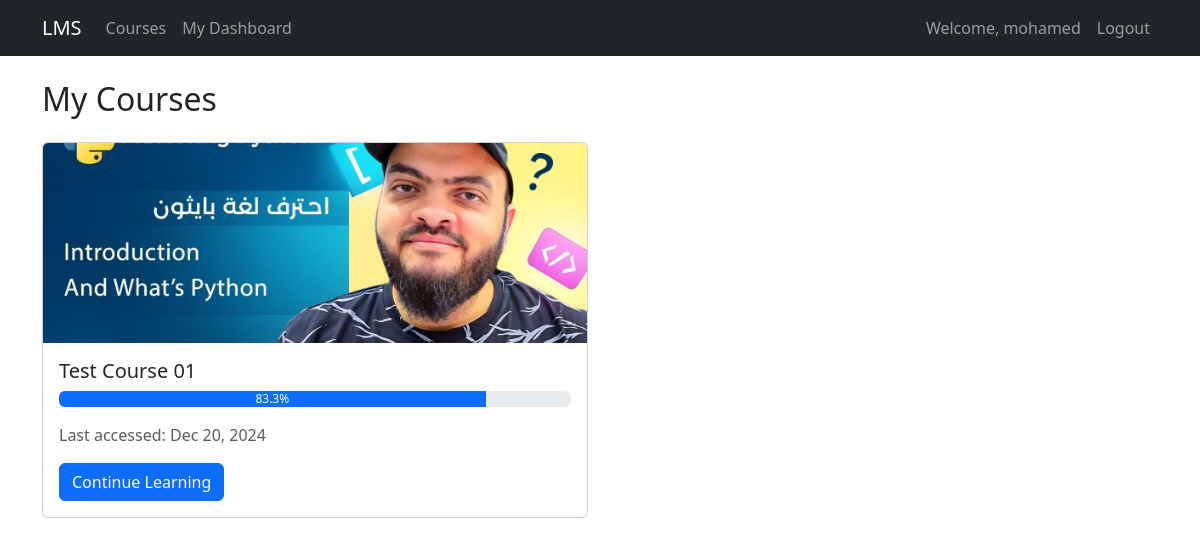
Page /dashboard/student/ (signed in) on the committed database.
### courses/models.py (models this page shows, shortened)
class Enrollment(models.Model):
    student = models.ForeignKey(User, on_delete=models.CASCADE, related_name='enrollments')
    course = models.ForeignKey(Course, on_delete=models.CASCADE, related_name='enrollments')
    date_enrolled = models.DateTimeField(auto_now_add=True)
    last_accessed = models.DateTimeField(auto_now=True)
    class Meta:
        unique_together = ['student', 'course']
    def get_progress_percentage(self):
        completed_lessons = LessonCompletion.objects.filter(
            enrollment=self,
            is_completed=True
        ).count()
        total_lessons = self.course.get_total_lessons()
        if total_lessons == 0:
            return 0
        return (completed_lessons / total_lessons) * 100

class Course(models.Model):
    title = models.CharField(max_length=200)
    description = RichTextField()
    image = models.ImageField(upload_to='course_images/', blank=True, null=True)
    teacher = models.ForeignKey(User, on_delete=models.CASCADE, related_name='courses_taught')
    created_at = models.DateTimeField(auto_now_add=True)
    updated_at = models.DateTimeField(auto_now=True)
    def get_total_lessons(self):
        return self.lessons.count()

### courses/views.py (the view)
# urls.py: path('dashboard/student/', views.StudentDashboardView.as_view(), name='student_dashboard'),
class StudentDashboardView(LoginRequiredMixin, UserPassesTestMixin, ListView):
    model = Enrollment
    template_name = 'courses/student_dashboard.html'
    context_object_name = 'enrollments'
    def test_func(self):
        return self.request.user.userprofile.is_student
    def get_queryset(self):
        return Enrollment.objects.filter(student=self.request.user)

### templates/courses/student_dashboard.html (shortened to what this page needs)
{% extends 'base.html' %}
{% block content %}
<h2 class="mb-4">My Courses</h2>
<div class="row">
    {% for enrollment in enrollments %}
    <div class="col-md-6 mb-4">
        <div class="card">
            {% if enrollment.course.image %}
            <img src="{{ enrollment.course.image.url }}" class="card-img-top course-image"
                alt="{{ enrollment.course.title }}">
            {% endif %}
            <div class="card-body">
                <h5 class="card-title">{{ enrollment.course.title }}</h5>
                <div class="progress mb-3">
                    <div class="progress-bar" role="progressbar"
                        style="width: {{ enrollment.get_progress_percentage }}%"
                        aria-valuenow="{{ enrollment.get_progress_percentage }}" aria-valuemin="0" aria-valuemax="100">
                        {{ enrollment.get_progress_percentage|floatformat:1 }}%
                    </div>
                </div>
                <p class="text-muted">Last accessed: {{ enrollment.last_accessed|date:"M d, Y" }}</p>
                <a href="{% url 'course_detail' enrollment.course.pk %}" class="btn btn-primary">Continue Learning</a>
            </div>
        </div>
    </div>
    {% endfor %}
</div>
{% endblock %}

### templates/base.html (shortened to what this page needs)
<!DOCTYPE html>
<html lang="en">
<head>
    <link href="https://cdn.jsdelivr.net/npm/bootstrap@5.3.0/dist/css/bootstrap.min.css" rel="stylesheet">
    <link rel="stylesheet" href="https://cdnjs.cloudflare.com/ajax/libs/font-awesome/6.0.0/css/all.min.css">
</head>
<body>
    <nav class="navbar navbar-expand-lg navbar-dark bg-dark">
        <div class="container">
            <a class="navbar-brand" href="{% url 'course_list' %}">LMS</a>
            <div class="collapse navbar-collapse" id="navbarNav">
                <ul class="navbar-nav me-auto">
                    <li class="nav-item">
                        <a class="nav-link" href="{% url 'course_list' %}">Courses</a>
                    </li>
                    {% if user.is_authenticated %}
                        {% if user.userprofile.is_student %}
                            <li class="nav-item">
                                <a class="nav-link" href="{% url 'student_dashboard' %}">My Dashboard</a>
                            </li>
                        {% endif %}
                    {% endif %}
                </ul>
                <ul class="navbar-nav">
                    {% if user.is_authenticated %}
                        <li class="nav-item">
                            <span class="nav-link">Welcome, {{ user.username }}</span>
                        </li>
                        <li class="nav-item">
                            <form method="post" action="{% url 'logout' %}" class="nav-link" style="margin:0; padding:0;">
                                <button type="submit" class="btn btn-link nav-link" style="text-decoration: none;">Logout</button>
                            </form>
                        </li>
                    {% endif %}
                </ul>
            </div>
        </div>
    </nav>
    <div class="container mt-4">
        {% block content %}
        {% endblock %}
    </div>
</body>
</html>

### templates/base.html (style rules this page uses)
.course-image { height: 200px; object-fit: cover; }

### rows in the picture
Enrollment: course.image (placeholder picture), course "Test Course 01", get_progress_percentage "83.3", last_accessed "Dec 20, 2024"

### other values in the picture
{{ user.username }} "mohamed"
